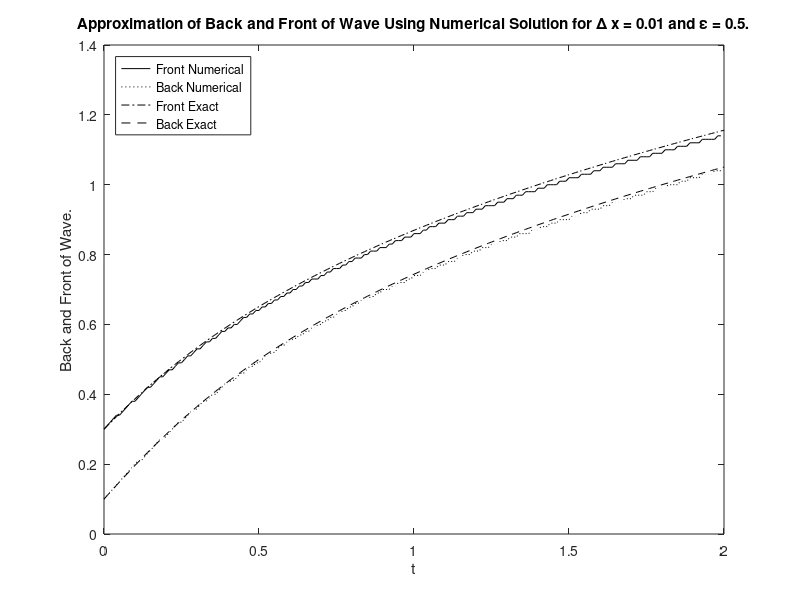

Recreate this plot in MATLAB.
% 2019862s
% Yana Staneva

% Estimate Back and Front of Wave

dx=0.01; % Define spatial step - if set to 0.001, remember to clear workspace
dt=dx; % Assign same temporal step, CFL satisfied

X=2; % Spatial boundary
x=0:dx:X; % Spatial domain
xb=0.1; % Initial condition for back of the wave
xf=0.3; % Initial condition for front of the wave
Tf=2; % Temporal boundary
t = (0:dt:2); % Temporal domain

n=floor(X/dx); % Number of grid points in space
n1=floor(xb/dx); % Grid points before the back of the wave at t=0
n2=floor(xf/dx); % Grid points before the front of the wave at t=0
uExactIter = zeros(1,n+1); % Initialize exact solution
uExact = zeros(1,n+1); % Initialize variable to store the exact solution

nt=floor(Tf/dt); % Number of grid points in time domain
nu=dt/dx; % Courant number

for i = 1:nt+1
    polyBack = [1 -0.1 1 -t(i)-0.1]; % Polynomial interpolant for back
    polyFront = [1 -0.3 1 -t(i)-0.3]; % Polynomial interpolant for front
  
    xback = roots(polyBack); % Compute the roots of the back polynomial
    xback = xback(imag(xback)==0); % Store only real roots
    xb(i)=xback; % Store the computed root for the current iteration
    
    xfront = roots(polyFront); % Compute the roots of the front polynomial
    xfront = xfront(imag(xfront)==0); % Store only real roots
    xf(i)=xfront; % Store the computed root for the current iteration
    
    for j = 1:n+1
         if x(j)>=xb(i) && x(j)<=xf(i) % For x between calculated xb and xf
            uExactIter(j) = 1; % Set the amplitude of the wave to be 1
         else 
            uExactIter(j) = 0; % Otherwise it is 0
         end
    end
    uExact(i,:) = uExactIter; % Save the obtained value to use in the next iteration
end



u0=[zeros(1,n1),ones(1,n2-n1+1),zeros(1,n-n2)]; % Initial condition for u
u = u0; % Initialize u to IC values
uNumerical(1,:)=u0; % Initialize vector to store the numerical solution
time(1,1)=0; % Initialize vector to store the temporal interval
uNumericalIter=u0; % Initialize vector to store the values for the next iteration
for k=1:nt
    t=k*dt; % Current time for the iteration

    % Velocity functions 
    a=(1+x.^2)./((1+x.^2).^2 + 2*x*t);
    aHalfPlusTime=(1+x.^2)./((1+x.^2).^2+2*x*t+x*dt); % A^{n+1}
    aHalfPlusSpace=(1+x.^2+x.*dx+0.25*dx.^2)./(((1+x.^2+x.*dx+0.25*dx.^2)).^2 + 2*x*t+dx*t); % A_{j+1/2}
    aHalfMinusSpace=(1+x.^2-x.*dx+0.25*dx.^2)./(((1+x.^2-x.*dx+0.25*dx.^2)).^2 + 2*x*t-dx*t); % A_{j-1/2}
    
    % Preallocate values of neighbouring U nodes
    uPlusSpace=(uNumericalIter(3:n+1)-uNumericalIter(2:n)); % U_{j+1}
    uMinusSpace=(uNumericalIter(2:n)-uNumericalIter(1:n-1)); % U_{j-1}
  
    % Evaluate U_{j}^{n}
    u(2:n) = uNumericalIter(2:n)-(0.5*aHalfPlusTime(2:n).*nu.*(uNumericalIter(3:n+1)-uNumericalIter(1:n-1)))+ ...
          (0.5*nu.^2.*a(2:n)).*(aHalfPlusSpace(2:n).*uPlusSpace-aHalfMinusSpace(2:n).* uMinusSpace);
    
    % Update time with temporal step
    time(k+1,1)=k*dt;
    % Store value of U for next iteration
    uNumericalIter=u;
    % Store Output
    uNumerical(k+1,:)=u;
end

% Specify error - a change in the error will not be automatically reflected
% in the name of the figure produced or the path stored, so these should be
% changed as well, see below
error = 0.5;

for l = 1:n,
    for m = 1:n,
        if abs(uNumerical(l,m))>error, % If |u|>error
           frontEstimate(l,:) = [time(l), x(m)]; % Estimate front
        end
    end
    for h = n:-1:1,
        if abs(uNumerical(l,h))>error, % If |u|>error
           backEstimate(l,:) = [time(l), x(h)]; % Estimate back
        end
    end
end


frontBackPrediction=figure;
    plot(frontEstimate(:,1),frontEstimate(:,2),'-k');
    hold on
    plot(backEstimate(:,1), backEstimate(:,2),':k');
    hold on
    plot(time, xf(:),'-.k');
    hold on
    plot(time, xb(:), '--k');
    title('Approximation of Back and Front of Wave Using Numerical Solution for \Delta x = 0.01 and \epsilon = 0.5.'); % Name should be changed 
    xlabel('t');
    ylabel('Back and Front of Wave.');
    legend('Front Numerical','Back Numerical','Front Exact','Back Exact','Location','northwest');
    %print(frontBackPrediction,'/Users/yanastaneva/Library/Mobile Documents/com~apple~CloudDocs/Year 5/Numerical Methods/Assignments/AC2/report/frontBackPrediction0001eps05test.jpeg','-djpeg');
    figure(frontBackPrediction)
    
